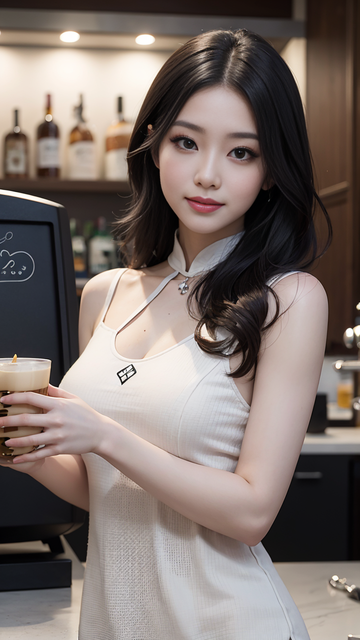
#> input picture 1.png, 360 x 640 px, found by its file name
$ python '绘制.py'
#> lines starting #> are read from the running program, lines starting #| are printed output that depends on the picture
import cv2 as cv
import numpy as np
import matplotlib.pyplot as plt

#灰度图
img = cv.imread("1.png", 0)
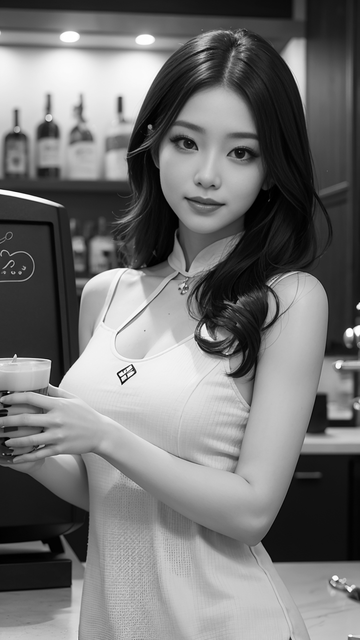
#> img: shape (640, 360); min 0, max 255, mean 115.8
res = cv.calcHist(img, [0], None, [256],[0,256])
#> res = 256 values, max 56 at index 30, min 0 at index 0, mean 1.41
plt.imshow(img, cmap=plt.cm.gray)
plt.figure(figsize=(10,6))
plt.plot(res)
cv.waitKey()
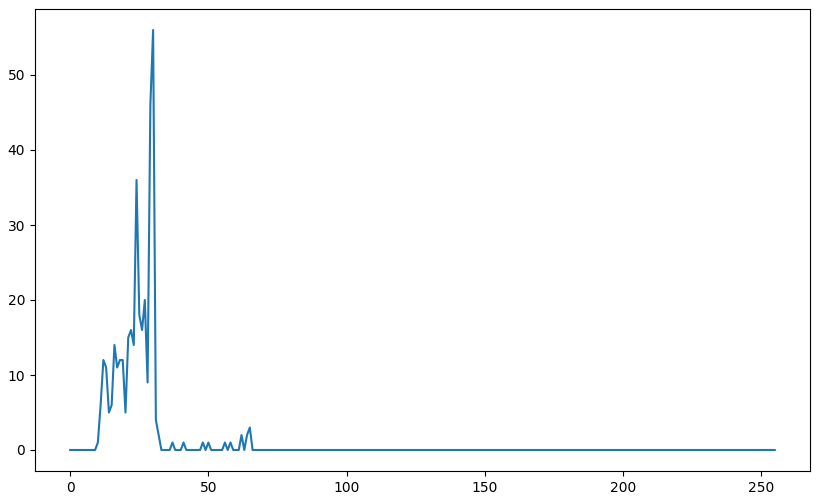
#> figure drawn by matplotlib, 1 panel; curve peaks at x = 30, y = 56

$ run again, with 2.jpg saved as 1.png
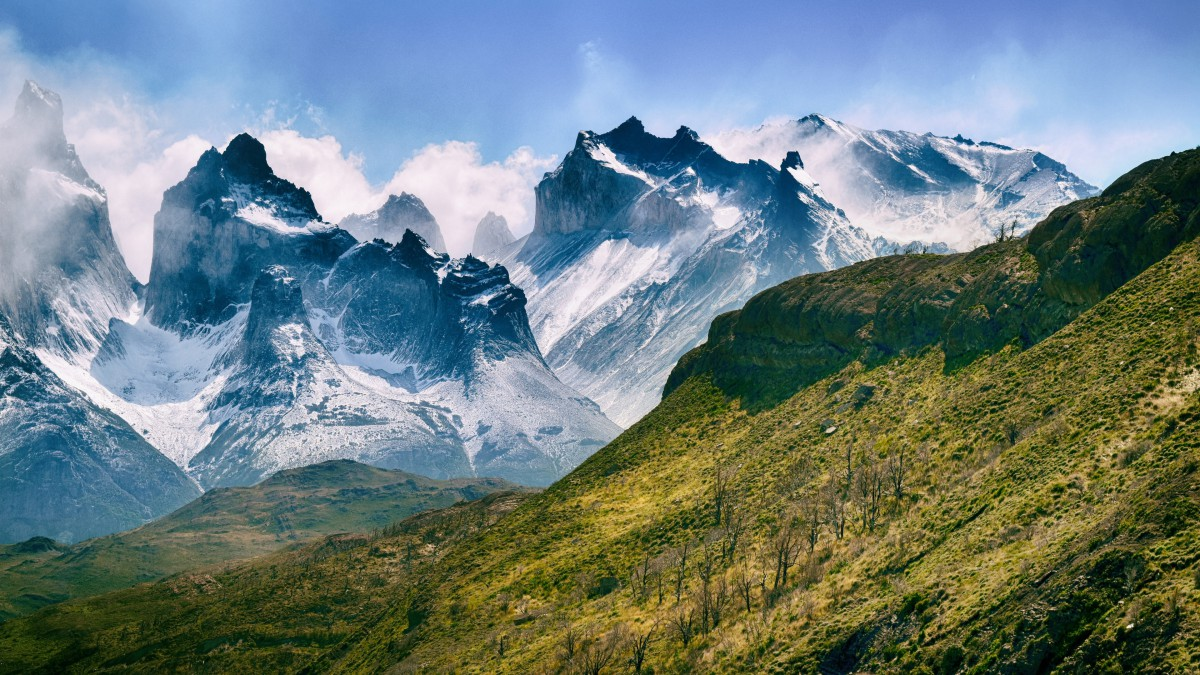
#> input picture 2.jpg, 1200 x 675 px, found by its file name
#> `img = cv.imread("1.png", 0)`:
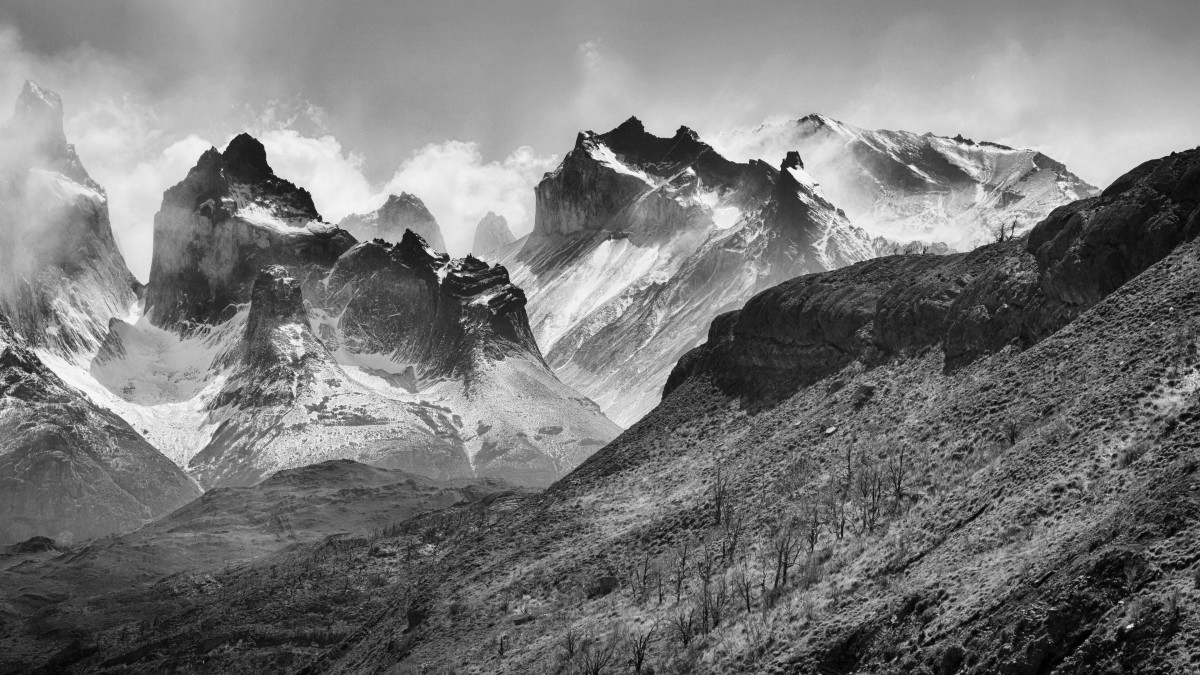
#> img: shape (675, 1200); min 0, max 255, mean 120.5
#> res = 256 values, max 77 at index 138, min 0 at index 0, mean 4.69
#> `cv.waitKey()`:
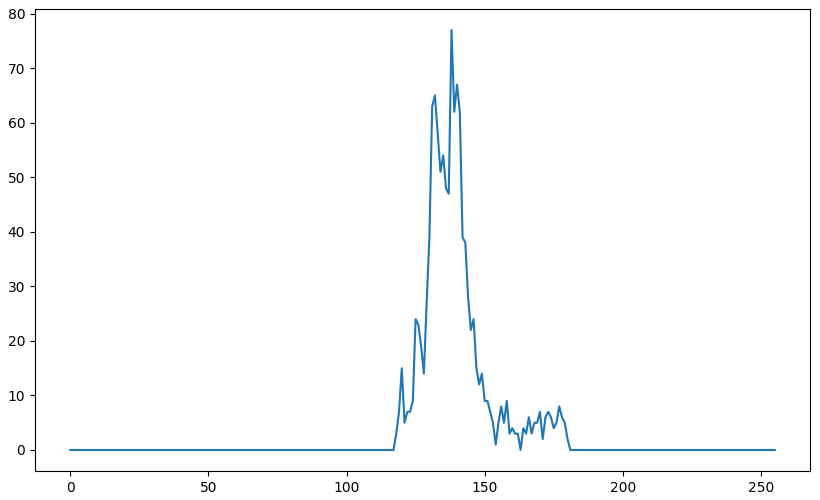
#> figure drawn by matplotlib, 1 panel; curve peaks at x = 138, y = 77
